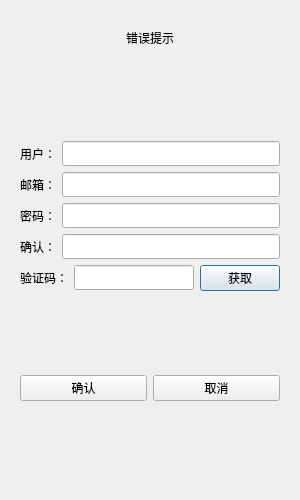
<?xml version="1.0" encoding="UTF-8"?>
<ui version="4.0">
 <class>RegisterDialog</class>
 <widget class="QDialog" name="RegisterDialog">
  <property name="geometry">
   <rect>
    <x>0</x>
    <y>0</y>
    <width>300</width>
    <height>500</height>
   </rect>
  </property>
  <property name="minimumSize">
   <size>
    <width>300</width>
    <height>500</height>
   </size>
  </property>
  <property name="maximumSize">
   <size>
    <width>300</width>
    <height>500</height>
   </size>
  </property>
  <property name="windowTitle">
   <string>Dialog</string>
  </property>
  <layout class="QHBoxLayout" name="horizontalLayout_2">
   <item>
    <layout class="QVBoxLayout" name="verticalLayout">
     <item>
      <widget class="QStackedWidget" name="stackedWidget">
       <widget class="QWidget" name="page">
        <layout class="QVBoxLayout" name="verticalLayout_2">
         <item>
          <widget class="QWidget" name="widget" native="true">
           <layout class="QVBoxLayout" name="verticalLayout_3">
            <item>
             <widget class="QLabel" name="err_tip">
              <property name="text">
               <string>错误提示</string>
              </property>
              <property name="alignment">
               <set>Qt::AlignmentFlag::AlignCenter</set>
              </property>
             </widget>
            </item>
           </layout>
          </widget>
         </item>
         <item>
          <spacer name="verticalSpacer">
           <property name="orientation">
            <enum>Qt::Orientation::Vertical</enum>
           </property>
           <property name="sizeHint" stdset="0">
            <size>
             <width>20</width>
             <height>40</height>
            </size>
           </property>
          </spacer>
         </item>
         <item>
          <layout class="QHBoxLayout" name="horizontalLayout">
           <item>
            <widget class="QLabel" name="user_label">
             <property name="minimumSize">
              <size>
               <width>0</width>
               <height>25</height>
              </size>
             </property>
             <property name="maximumSize">
              <size>
               <width>16777215</width>
               <height>25</height>
              </size>
             </property>
             <property name="text">
              <string>用户：</string>
             </property>
            </widget>
           </item>
           <item>
            <widget class="QLineEdit" name="user_edit">
             <property name="minimumSize">
              <size>
               <width>0</width>
               <height>25</height>
              </size>
             </property>
             <property name="maximumSize">
              <size>
               <width>16777215</width>
               <height>25</height>
              </size>
             </property>
            </widget>
           </item>
          </layout>
         </item>
         <item>
          <layout class="QHBoxLayout" name="horizontalLayout_3">
           <item>
            <widget class="QLabel" name="email_label">
             <property name="minimumSize">
              <size>
               <width>0</width>
               <height>25</height>
              </size>
             </property>
             <property name="maximumSize">
              <size>
               <width>16777215</width>
               <height>25</height>
              </size>
             </property>
             <property name="text">
              <string>邮箱：</string>
             </property>
            </widget>
           </item>
           <item>
            <widget class="QLineEdit" name="email_edit">
             <property name="minimumSize">
              <size>
               <width>0</width>
               <height>25</height>
              </size>
             </property>
             <property name="maximumSize">
              <size>
               <width>16777215</width>
               <height>25</height>
              </size>
             </property>
            </widget>
           </item>
          </layout>
         </item>
         <item>
          <layout class="QHBoxLayout" name="horizontalLayout_4">
           <item>
            <widget class="QLabel" name="pass_label">
             <property name="minimumSize">
              <size>
               <width>0</width>
               <height>25</height>
              </size>
             </property>
             <property name="maximumSize">
              <size>
               <width>16777215</width>
               <height>25</height>
              </size>
             </property>
             <property name="text">
              <string>密码：</string>
             </property>
            </widget>
           </item>
           <item>
            <widget class="QLineEdit" name="pass_edit">
             <property name="minimumSize">
              <size>
               <width>0</width>
               <height>25</height>
              </size>
             </property>
             <property name="maximumSize">
              <size>
               <width>16777215</width>
               <height>25</height>
              </size>
             </property>
            </widget>
           </item>
          </layout>
         </item>
         <item>
          <layout class="QHBoxLayout" name="horizontalLayout_5">
           <item>
            <widget class="QLabel" name="confirm_label">
             <property name="minimumSize">
              <size>
               <width>0</width>
               <height>25</height>
              </size>
             </property>
             <property name="maximumSize">
              <size>
               <width>16777215</width>
               <height>25</height>
              </size>
             </property>
             <property name="text">
              <string>确认：</string>
             </property>
            </widget>
           </item>
           <item>
            <widget class="QLineEdit" name="confirm_edit">
             <property name="minimumSize">
              <size>
               <width>0</width>
               <height>25</height>
              </size>
             </property>
             <property name="maximumSize">
              <size>
               <width>16777215</width>
               <height>25</height>
              </size>
             </property>
            </widget>
           </item>
          </layout>
         </item>
         <item>
          <layout class="QHBoxLayout" name="horizontalLayout_6">
           <item>
            <widget class="QLabel" name="varify_label">
             <property name="minimumSize">
              <size>
               <width>0</width>
               <height>25</height>
              </size>
             </property>
             <property name="maximumSize">
              <size>
               <width>16777215</width>
               <height>25</height>
              </size>
             </property>
             <property name="text">
              <string>验证码：</string>
             </property>
            </widget>
           </item>
           <item>
            <widget class="QLineEdit" name="varify_edit">
             <property name="minimumSize">
              <size>
               <width>0</width>
               <height>25</height>
              </size>
             </property>
             <property name="maximumSize">
              <size>
               <width>16777215</width>
               <height>25</height>
              </size>
             </property>
            </widget>
           </item>
           <item>
            <widget class="QPushButton" name="get_code">
             <property name="minimumSize">
              <size>
               <width>0</width>
               <height>25</height>
              </size>
             </property>
             <property name="text">
              <string>获取</string>
             </property>
            </widget>
           </item>
          </layout>
         </item>
         <item>
          <spacer name="verticalSpacer_3">
           <property name="orientation">
            <enum>Qt::Orientation::Vertical</enum>
           </property>
           <property name="sizeHint" stdset="0">
            <size>
             <width>20</width>
             <height>40</height>
            </size>
           </property>
          </spacer>
         </item>
         <item>
          <layout class="QHBoxLayout" name="horizontalLayout_7">
           <item>
            <widget class="QPushButton" name="pushButton">
             <property name="minimumSize">
              <size>
               <width>0</width>
               <height>25</height>
              </size>
             </property>
             <property name="text">
              <string>确认</string>
             </property>
            </widget>
           </item>
           <item>
            <widget class="QPushButton" name="pushButton_2">
             <property name="minimumSize">
              <size>
               <width>0</width>
               <height>25</height>
              </size>
             </property>
             <property name="text">
              <string>取消</string>
             </property>
            </widget>
           </item>
          </layout>
         </item>
         <item>
          <spacer name="verticalSpacer_2">
           <property name="orientation">
            <enum>Qt::Orientation::Vertical</enum>
           </property>
           <property name="sizeHint" stdset="0">
            <size>
             <width>20</width>
             <height>40</height>
            </size>
           </property>
          </spacer>
         </item>
        </layout>
       </widget>
       <widget class="QWidget" name="page_2"/>
      </widget>
     </item>
    </layout>
   </item>
  </layout>
 </widget>
 <resources/>
 <connections/>
</ui>
